Frame 1 (no input): blank canvas, image omitted
Frame 60 (the mouse pressed at the canvas centre just before this capture): blank canvas, image omitted
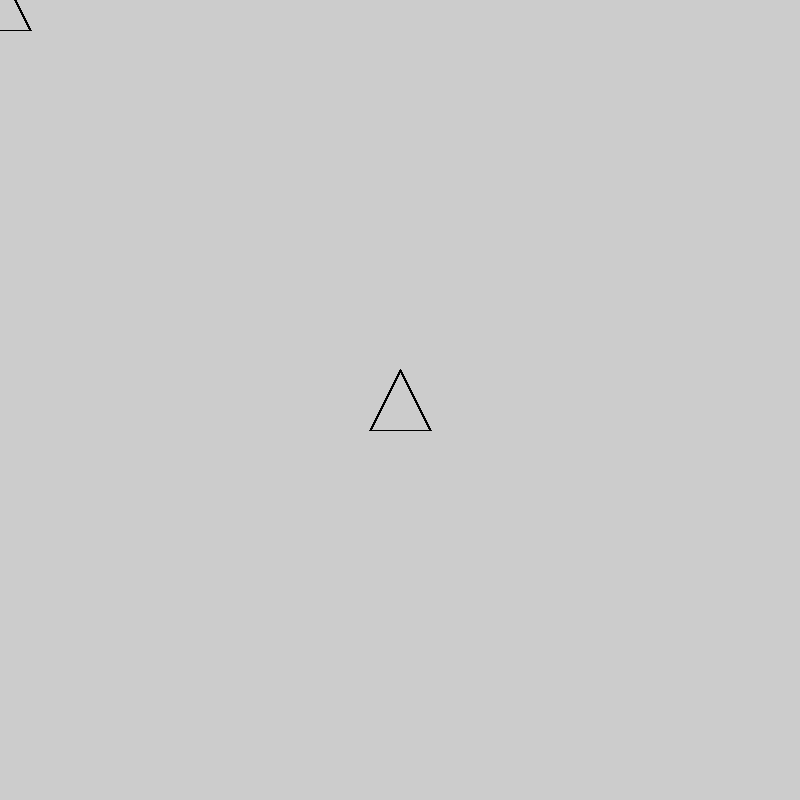
Frame 120 (the mouse held since frame 60 and released just before this capture)

The Processing sketch whose frames 1 and 60 were blank and that drew this single picture after the mouse press (run headless with seeded random() and noise(); from frame 60 on, the mouse is pressed at the canvas centre):

// Processing sketch: ejercicio_01
// ── ejercicio_01.pde
int medida;

void setup() {
  size(800, 800);
  medida = 30;
  noFill();
}

void draw() {

  if ( mouseX > width/2 ) {
    ellipse(mouseX, mouseY, 40, 40);
  }else {
    triangle(mouseX-medida, mouseY+medida, mouseX, mouseY-medida, mouseX+medida, mouseY+medida);
  }
}
